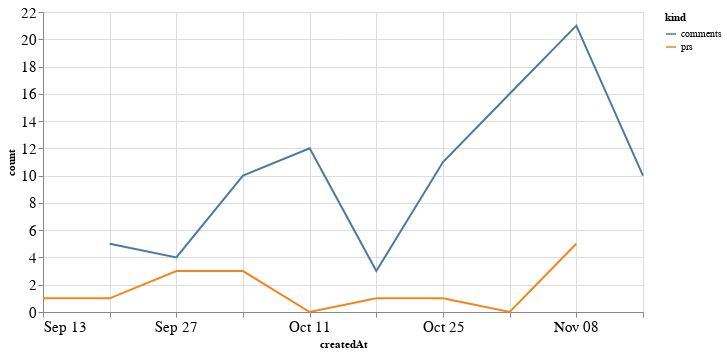

Notebook cell for this chart:
### Code cell
alt.Chart(total_time, width=600).mark_line().encode(
    x='createdAt',
    y='count',
    color='kind'
)

### Figure 1 — Vega-Lite specification as saved in the notebook (floating-point values rounded to 4 significant figures)
{"config": {"axisLeft": {"labelFontSize": 15}, "axisBottom": {"labelFontSize": 15}}, "data": {"name": "data-2d97727be768fb5755a882240fa2857c"}, "mark": "line", "encoding": {"color": {"type": "nominal", "field": "kind"}, "x": {"type": "temporal", "field": "createdAt"}, "y": {"type": "quantitative", "field": "count"}}, "width": 600, "$schema": "https://vega.github.io/schema/vega-lite/v4.8.1.json", "datasets": {"data-2d97727be768fb5755a882240fa2857c": [{"createdAt": "2020-09-13T00:00:00", "kind": "prs", "count": 1.0}, {"createdAt": "2020-09-20T00:00:00", "kind": "prs", "count": 1.0}, {"createdAt": "2020-09-27T00:00:00", "kind": "prs", "count": 3.0}, {"createdAt": "2020-10-04T00:00:00", "kind": "prs", "count": 3.0}, {"createdAt": "2020-10-11T00:00:00", "kind": "prs", "count": 0.0}, {"createdAt": "2020-10-18T00:00:00", "kind": "prs", "count": 1.0}, {"createdAt": "2020-10-25T00:00:00", "kind": "prs", "count": 1.0}, {"createdAt": "2020-11-01T00:00:00", "kind": "prs", "count": 0.0}, {"createdAt": "2020-11-08T00:00:00", "kind": "prs", "count": 5.0}, {"createdAt": "2020-11-15T00:00:00", "kind": "prs", "count": null}, {"createdAt": "2020-09-13T00:00:00", "kind": "comments", "count": null}, {"createdAt": "2020-09-20T00:00:00", "kind": "comments", "count": 5.0}, {"createdAt": "2020-09-27T00:00:00", "kind": "comments", "count": 4.0}, {"createdAt": "2020-10-04T00:00:00", "kind": "comments", "count": 10.0}, {"createdAt": "2020-10-11T00:00:00", "kind": "comments", "count": 12.0}, {"createdAt": "2020-10-18T00:00:00", "kind": "comments", "count": 3.0}, {"createdAt": "2020-10-25T00:00:00", "kind": "comments", "count": 11.0}, {"createdAt": "2020-11-01T00:00:00", "kind": "comments", "count": 16.0}, {"createdAt": "2020-11-08T00:00:00", "kind": "comments", "count": 21.0}, {"createdAt": "2020-11-15T00:00:00", "kind": "comments", "count": 10.0}]}}
